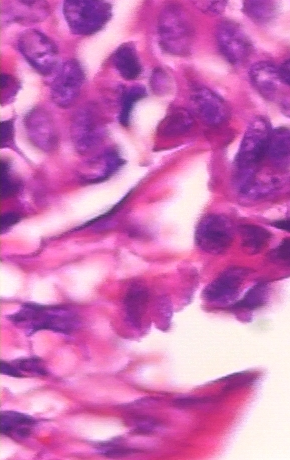
#> input picture images/img400x_recorte_horizontal/img400x_1.png, 290 x 460 px, found by its file name; its folder holds 3 pictures in this run
$ jupyter execute --allow-errors stitching_SIFT.ipynb
#> lines starting #> are read from the running program, lines starting #| are printed output that depends on the picture
[cell 1]
import cv2
import os
import numpy as np
import matplotlib.pyplot as plt

[cell 2]
#está dando errado se tentar pegar as imagens do path images
files_path = [os.path.abspath(x) for x in os.listdir("./images/img400x_recorte_horizontal") if x.endswith('.png')]
print(files_path)

[cell 3]
# [5 lines of commented-out code are left out]
images = []
for i in files_path:
    diretorio, arquivo = path, filename = os.path.split(i)
    print(arquivo)
    img = cv2.imread(arquivo)
#> img is the input picture: shape (460, 290, 3); mean B, G, R 185, 113, 206.5
    images.append(img)
    plt.imshow(img)
    plt.show()

# SIFT

[cell 4]
allSiftKeypoints = []
allSiftDescriptors = []
for i in images:
    sift = cv2.xfeatures2d.SIFT_create()
    keypoints, descriptors = sift.detectAndCompute(i, None)
    allSiftKeypoints.append(keypoints)
    allSiftDescriptors.append(descriptors)
    img2 = cv2.drawKeypoints(i, keypoints, None, color=(0,255,0), flags=0)
    plt.imshow(img2)
    plt.show()
#> this loop made 3 passes
#> pass 1, `img2 = cv2.drawKeypoints(i, keypoints, None, color=(0,255,0), flags=0)`:
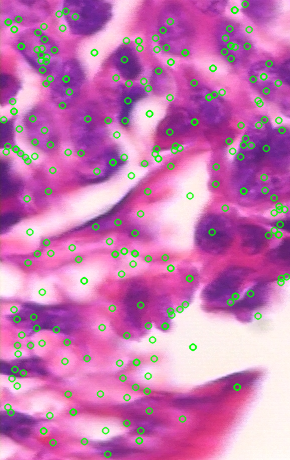
#> img2: shape (460, 290, 3); mean B, G, R 177.9, 118.8, 198.8
#> pass 2, `img2 = cv2.drawKeypoints(i, keypoints, None, color=(0,255,0), flags=0)`:
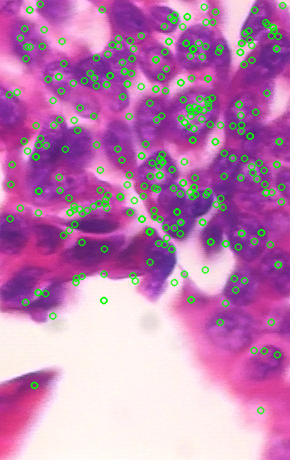
#> img2: shape (460, 290, 3); mean B, G, R 177.3, 126.5, 189.7
#> pass 3, `img2 = cv2.drawKeypoints(i, keypoints, None, color=(0,255,0), flags=0)`:
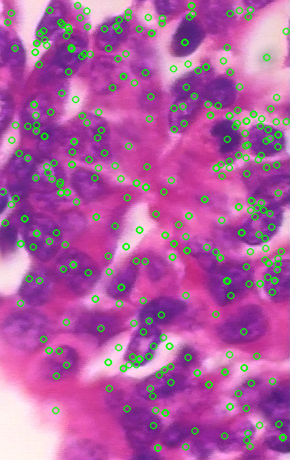
#> img2: shape (460, 290, 3); mean B, G, R 160.9, 93, 176.1
#> after the loop, allSiftDescriptors = 3 items; allSiftKeypoints = 3 items

[cell 5]
bf = cv2.BFMatcher()
matches = bf.knnMatch(allSiftDescriptors[2], allSiftDescriptors[0], k=2)
#> matches = 344 matches
array = np.asarray(matches)
print(type(array[0][1]))
#| <class 'cv2.DMatch'>

goodMatches = []
for m,n in matches:
    if m.distance < 0.75*n.distance:
        goodMatches.append(m)
#> after the loop, goodMatches = 4 matches

#> (the rest of this cell did not finish here and is left out)

[cell 6]
# if len(goodMatches) > 4:
#     points1 = np.float32([allSiftKeypoints[i] for (_, i) in goodMatches])
#     src
src_pts = np.asarray([allSiftKeypoints[2][m.queryIdx].pt for m in goodMatches])
#> src_pts = [[36.27, 42.8], [66, 35.23], [229.1, 115.3], [285.8, 30.93]]
dst_pts = np.asarray([allSiftKeypoints[0][m.trainIdx].pt for m in goodMatches])
#> dst_pts = [[156.3, 148.5], [228.7, 140.8], [128.4, 83.11], [11.47, 378.1]]
# print(allSiftKeypoints)
# print(src_pts)

h, mask = cv2.findHomography(dst_pts, src_pts, cv2.RANSAC)
#> h = [[-0.608, 0.305, 36.91], [-0.229, -0.0106, 22.39], [-0.00763, -0.00107, 1]]; mask = [1, 1, 1, 1]


result = cv2.warpPerspective(images[0], h, (images[0].shape[1] + images[2].shape[1], images[0].shape[0]))
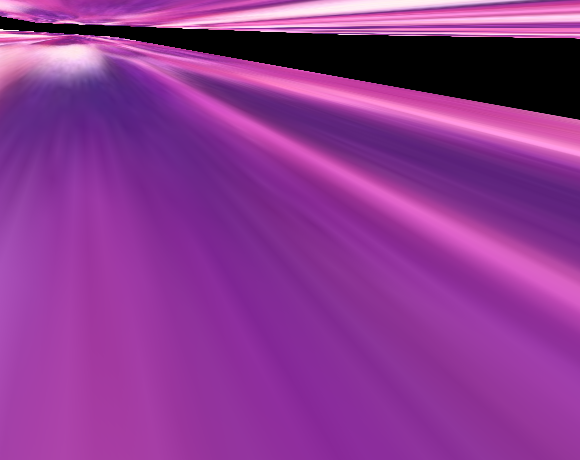
#> result: shape (460, 580, 3); mean of channels 0, 1, 2 146, 55.6, 140.3; drawn as B, G, R
result[0:images[2].shape[0], 0:images[2].shape[1]] = images[2]
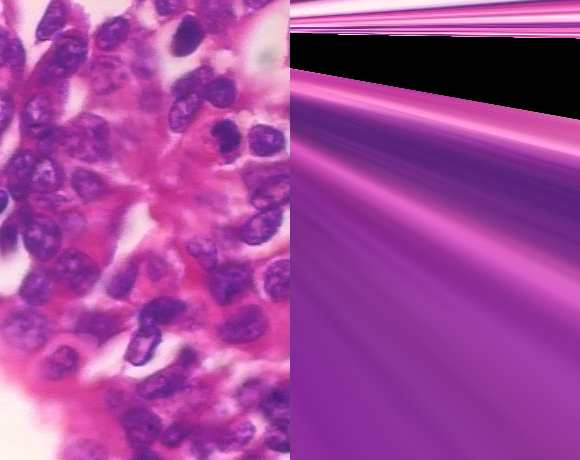
#> result: shape (460, 580, 3); mean of channels 0, 1, 2 154.3, 69.5, 161; drawn as B, G, R
plt.imshow(result)
plt.show()
